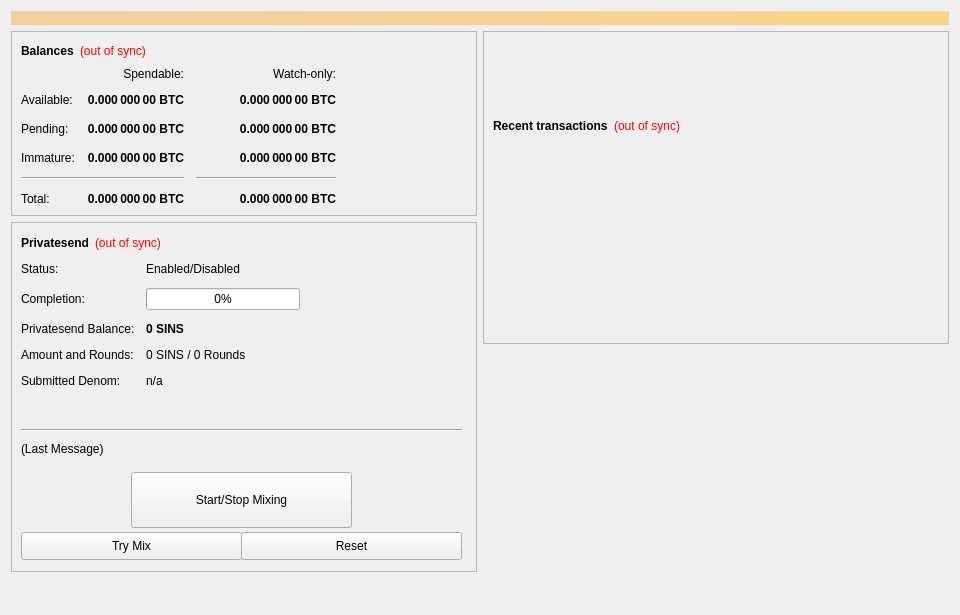
<?xml version="1.0" encoding="UTF-8"?>
<ui version="4.0">
 <class>OverviewPage</class>
 <widget class="QWidget" name="OverviewPage">
  <property name="geometry">
   <rect>
    <x>0</x>
    <y>0</y>
    <width>960</width>
    <height>615</height>
   </rect>
  </property>
  <property name="minimumSize">
   <size>
    <width>960</width>
    <height>0</height>
   </size>
  </property>
  <property name="windowTitle">
   <string>Form</string>
  </property>
  <layout class="QVBoxLayout" name="topLayout">
   <item>
    <widget class="QLabel" name="labelAlerts">
     <property name="visible">
      <bool>false</bool>
     </property>
     <property name="styleSheet">
      <string notr="true">background-color: qlineargradient(x1: 0, y1: 0, x2: 1, y2: 0, stop:0 #F0D0A0, stop:1 #F8D488); color:#000000;</string>
     </property>
     <property name="wordWrap">
      <bool>true</bool>
     </property>
     <property name="margin">
      <number>3</number>
     </property>
    </widget>
   </item>
   <item>
    <layout class="QHBoxLayout" name="horizontalLayout" stretch="1,1">
     <item>
      <layout class="QVBoxLayout" name="verticalLayout_2">
       <item>
        <widget class="QFrame" name="frame">
         <property name="frameShape">
          <enum>QFrame::StyledPanel</enum>
         </property>
         <property name="frameShadow">
          <enum>QFrame::Raised</enum>
         </property>
         <layout class="QVBoxLayout" name="verticalLayout_4">
          <item>
           <layout class="QHBoxLayout" name="horizontalLayout_4">
            <item>
             <widget class="QLabel" name="label_5">
              <property name="font">
               <font>
                <weight>75</weight>
                <bold>true</bold>
               </font>
              </property>
              <property name="text">
               <string>Balances</string>
              </property>
             </widget>
            </item>
            <item>
             <widget class="QLabel" name="labelWalletStatus">
              <property name="cursor">
               <cursorShape>WhatsThisCursor</cursorShape>
              </property>
              <property name="toolTip">
               <string>The displayed information may be out of date. Your wallet automatically synchronizes with the SafeInsure network after a connection is established, but this process has not completed yet.</string>
              </property>
              <property name="styleSheet">
               <string notr="true">QLabel { color: red; }</string>
              </property>
              <property name="text">
               <string notr="true">(out of sync)</string>
              </property>
              <property name="alignment">
               <set>Qt::AlignLeading|Qt::AlignLeft|Qt::AlignVCenter</set>
              </property>
             </widget>
            </item>
            <item>
             <spacer name="horizontalSpacer_3">
              <property name="orientation">
               <enum>Qt::Horizontal</enum>
              </property>
              <property name="sizeHint" stdset="0">
               <size>
                <width>40</width>
                <height>20</height>
               </size>
              </property>
             </spacer>
            </item>
           </layout>
          </item>
          <item>
           <layout class="QGridLayout" name="gridLayout">
            <property name="spacing">
             <number>12</number>
            </property>
            <item row="2" column="2">
             <widget class="QLabel" name="labelWatchPending">
              <property name="font">
               <font>
                <weight>75</weight>
                <bold>true</bold>
               </font>
              </property>
              <property name="cursor">
               <cursorShape>IBeamCursor</cursorShape>
              </property>
              <property name="toolTip">
               <string>Unconfirmed transactions to watch-only addresses</string>
              </property>
              <property name="text">
               <string notr="true">0.000 000 00 BTC</string>
              </property>
              <property name="alignment">
               <set>Qt::AlignRight|Qt::AlignTrailing|Qt::AlignVCenter</set>
              </property>
              <property name="textInteractionFlags">
               <set>Qt::LinksAccessibleByMouse|Qt::TextSelectableByKeyboard|Qt::TextSelectableByMouse</set>
              </property>
             </widget>
            </item>
            <item row="2" column="1">
             <widget class="QLabel" name="labelUnconfirmed">
              <property name="font">
               <font>
                <weight>75</weight>
                <bold>true</bold>
               </font>
              </property>
              <property name="cursor">
               <cursorShape>IBeamCursor</cursorShape>
              </property>
              <property name="toolTip">
               <string>Total of transactions that have yet to be confirmed, and do not yet count toward the spendable balance</string>
              </property>
              <property name="text">
               <string notr="true">0.000 000 00 BTC</string>
              </property>
              <property name="alignment">
               <set>Qt::AlignRight|Qt::AlignTrailing|Qt::AlignVCenter</set>
              </property>
              <property name="textInteractionFlags">
               <set>Qt::LinksAccessibleByMouse|Qt::TextSelectableByKeyboard|Qt::TextSelectableByMouse</set>
              </property>
             </widget>
            </item>
            <item row="3" column="2">
             <widget class="QLabel" name="labelWatchImmature">
              <property name="font">
               <font>
                <weight>75</weight>
                <bold>true</bold>
               </font>
              </property>
              <property name="cursor">
               <cursorShape>IBeamCursor</cursorShape>
              </property>
              <property name="toolTip">
               <string>Staked or masternode rewards in watch-only addresses that has not yet matured</string>
              </property>
              <property name="text">
               <string notr="true">0.000 000 00 BTC</string>
              </property>
              <property name="alignment">
               <set>Qt::AlignRight|Qt::AlignTrailing|Qt::AlignVCenter</set>
              </property>
              <property name="textInteractionFlags">
               <set>Qt::LinksAccessibleByMouse|Qt::TextSelectableByKeyboard|Qt::TextSelectableByMouse</set>
              </property>
             </widget>
            </item>
            <item row="4" column="0" colspan="2">
             <widget class="Line" name="lineSpendableBalance">
              <property name="orientation">
               <enum>Qt::Horizontal</enum>
              </property>
             </widget>
            </item>
            <item row="4" column="2">
             <widget class="Line" name="lineWatchBalance">
              <property name="sizePolicy">
               <sizepolicy hsizetype="Preferred" vsizetype="Fixed">
                <horstretch>0</horstretch>
                <verstretch>0</verstretch>
               </sizepolicy>
              </property>
              <property name="minimumSize">
               <size>
                <width>140</width>
                <height>0</height>
               </size>
              </property>
              <property name="orientation">
               <enum>Qt::Horizontal</enum>
              </property>
             </widget>
            </item>
            <item row="5" column="0">
             <widget class="QLabel" name="labelTotalText">
              <property name="text">
               <string>Total:</string>
              </property>
             </widget>
            </item>
            <item row="3" column="1">
             <widget class="QLabel" name="labelImmature">
              <property name="font">
               <font>
                <weight>75</weight>
                <bold>true</bold>
               </font>
              </property>
              <property name="cursor">
               <cursorShape>IBeamCursor</cursorShape>
              </property>
              <property name="toolTip">
               <string>Staked or masternode rewards that has not yet matured</string>
              </property>
              <property name="text">
               <string notr="true">0.000 000 00 BTC</string>
              </property>
              <property name="alignment">
               <set>Qt::AlignRight|Qt::AlignTrailing|Qt::AlignVCenter</set>
              </property>
              <property name="textInteractionFlags">
               <set>Qt::LinksAccessibleByMouse|Qt::TextSelectableByKeyboard|Qt::TextSelectableByMouse</set>
              </property>
             </widget>
            </item>
            <item row="2" column="3">
             <spacer name="horizontalSpacer_2">
              <property name="orientation">
               <enum>Qt::Horizontal</enum>
              </property>
              <property name="sizeHint" stdset="0">
               <size>
                <width>40</width>
                <height>20</height>
               </size>
              </property>
             </spacer>
            </item>
            <item row="3" column="0">
             <widget class="QLabel" name="labelImmatureText">
              <property name="text">
               <string>Immature:</string>
              </property>
             </widget>
            </item>
            <item row="5" column="1">
             <widget class="QLabel" name="labelTotal">
              <property name="font">
               <font>
                <weight>75</weight>
                <bold>true</bold>
               </font>
              </property>
              <property name="cursor">
               <cursorShape>IBeamCursor</cursorShape>
              </property>
              <property name="toolTip">
               <string>Your current total balance</string>
              </property>
              <property name="text">
               <string notr="true">0.000 000 00 BTC</string>
              </property>
              <property name="alignment">
               <set>Qt::AlignRight|Qt::AlignTrailing|Qt::AlignVCenter</set>
              </property>
              <property name="textInteractionFlags">
               <set>Qt::LinksAccessibleByMouse|Qt::TextSelectableByKeyboard|Qt::TextSelectableByMouse</set>
              </property>
             </widget>
            </item>
            <item row="5" column="2">
             <widget class="QLabel" name="labelWatchTotal">
              <property name="font">
               <font>
                <weight>75</weight>
                <bold>true</bold>
               </font>
              </property>
              <property name="cursor">
               <cursorShape>IBeamCursor</cursorShape>
              </property>
              <property name="toolTip">
               <string>Current total balance in watch-only addresses</string>
              </property>
              <property name="text">
               <string notr="true">0.000 000 00 BTC</string>
              </property>
              <property name="alignment">
               <set>Qt::AlignRight|Qt::AlignTrailing|Qt::AlignVCenter</set>
              </property>
              <property name="textInteractionFlags">
               <set>Qt::LinksAccessibleByMouse|Qt::TextSelectableByKeyboard|Qt::TextSelectableByMouse</set>
              </property>
             </widget>
            </item>
            <item row="0" column="2">
             <widget class="QLabel" name="labelWatchonly">
              <property name="text">
               <string>Watch-only:</string>
              </property>
              <property name="alignment">
               <set>Qt::AlignRight|Qt::AlignTrailing|Qt::AlignVCenter</set>
              </property>
             </widget>
            </item>
            <item row="1" column="0">
             <widget class="QLabel" name="labelBalanceText">
              <property name="text">
               <string>Available:</string>
              </property>
             </widget>
            </item>
            <item row="1" column="1">
             <widget class="QLabel" name="labelBalance">
              <property name="font">
               <font>
                <weight>75</weight>
                <bold>true</bold>
               </font>
              </property>
              <property name="cursor">
               <cursorShape>IBeamCursor</cursorShape>
              </property>
              <property name="toolTip">
               <string>Your current spendable balance</string>
              </property>
              <property name="text">
               <string notr="true">0.000 000 00 BTC</string>
              </property>
              <property name="alignment">
               <set>Qt::AlignRight|Qt::AlignTrailing|Qt::AlignVCenter</set>
              </property>
              <property name="textInteractionFlags">
               <set>Qt::LinksAccessibleByMouse|Qt::TextSelectableByKeyboard|Qt::TextSelectableByMouse</set>
              </property>
             </widget>
            </item>
            <item row="1" column="2">
             <widget class="QLabel" name="labelWatchAvailable">
              <property name="font">
               <font>
                <weight>75</weight>
                <bold>true</bold>
               </font>
              </property>
              <property name="cursor">
               <cursorShape>IBeamCursor</cursorShape>
              </property>
              <property name="toolTip">
               <string>Your current balance in watch-only addresses</string>
              </property>
              <property name="text">
               <string notr="true">0.000 000 00 BTC</string>
              </property>
              <property name="alignment">
               <set>Qt::AlignRight|Qt::AlignTrailing|Qt::AlignVCenter</set>
              </property>
              <property name="textInteractionFlags">
               <set>Qt::LinksAccessibleByMouse|Qt::TextSelectableByKeyboard|Qt::TextSelectableByMouse</set>
              </property>
             </widget>
            </item>
            <item row="2" column="0">
             <widget class="QLabel" name="labelPendingText">
              <property name="text">
               <string>Pending:</string>
              </property>
             </widget>
            </item>
            <item row="0" column="1">
             <widget class="QLabel" name="labelSpendable">
              <property name="text">
               <string>Spendable:</string>
              </property>
              <property name="alignment">
               <set>Qt::AlignRight|Qt::AlignTrailing|Qt::AlignVCenter</set>
              </property>
             </widget>
            </item>
           </layout>
          </item>
         </layout>
        </widget>
       </item>
       <item>
        <widget class="QFrame" name="framePrivatesend">
         <property name="minimumSize">
          <size>
           <width>0</width>
           <height>350</height>
          </size>
         </property>
         <property name="layoutDirection">
          <enum>Qt::LeftToRight</enum>
         </property>
         <property name="frameShape">
          <enum>QFrame::StyledPanel</enum>
         </property>
         <property name="frameShadow">
          <enum>QFrame::Raised</enum>
         </property>
         <widget class="QWidget" name="formLayoutWidget">
          <property name="geometry">
           <rect>
            <x>10</x>
            <y>40</y>
            <width>451</width>
            <height>161</height>
           </rect>
          </property>
          <layout class="QFormLayout" name="formLayout">
           <property name="fieldGrowthPolicy">
            <enum>QFormLayout::AllNonFixedFieldsGrow</enum>
           </property>
           <property name="horizontalSpacing">
            <number>11</number>
           </property>
           <property name="verticalSpacing">
            <number>12</number>
           </property>
           <item row="0" column="0">
            <widget class="QLabel" name="label_6">
             <property name="text">
              <string>Status:</string>
             </property>
            </widget>
           </item>
           <item row="1" column="0">
            <widget class="QLabel" name="label_7">
             <property name="text">
              <string>Completion:</string>
             </property>
            </widget>
           </item>
           <item row="1" column="1">
            <widget class="QProgressBar" name="privatesendProgress">
             <property name="maximumSize">
              <size>
               <width>154</width>
               <height>16777215</height>
              </size>
             </property>
             <property name="value">
              <number>0</number>
             </property>
            </widget>
           </item>
           <item row="2" column="0">
            <widget class="QLabel" name="labelAnonymizedText">
             <property name="text">
              <string>Privatesend Balance:</string>
             </property>
            </widget>
           </item>
           <item row="2" column="1">
            <widget class="QLabel" name="labelAnonymized">
             <property name="font">
              <font>
               <weight>75</weight>
               <bold>true</bold>
              </font>
             </property>
             <property name="text">
              <string notr="true">0 SINS</string>
             </property>
            </widget>
           </item>
           <item row="3" column="0">
            <widget class="QLabel" name="label_8">
             <property name="text">
              <string>Amount and Rounds:</string>
             </property>
            </widget>
           </item>
           <item row="3" column="1">
            <widget class="QLabel" name="labelAmountRounds">
             <property name="text">
              <string>0 SINS / 0 Rounds</string>
             </property>
            </widget>
           </item>
           <item row="4" column="0">
            <widget class="QLabel" name="label_9">
             <property name="text">
              <string>Submitted Denom:</string>
             </property>
            </widget>
           </item>
           <item row="4" column="1">
            <widget class="QLabel" name="labelSubmittedDenom">
             <property name="toolTip">
              <string>The denominations you submitted to the Masternode.&lt;br&gt;To mix, other users must submit the exact same denominations.</string>
             </property>
             <property name="text">
              <string>n/a</string>
             </property>
            </widget>
           </item>
           <item row="0" column="1">
            <widget class="QLabel" name="privatesendEnabled">
             <property name="text">
              <string>Enabled/Disabled</string>
             </property>
            </widget>
           </item>
          </layout>
         </widget>
         <widget class="QPushButton" name="runAutoDenom">
          <property name="geometry">
           <rect>
            <x>251</x>
            <y>17</y>
            <width>1</width>
            <height>1</height>
           </rect>
          </property>
          <property name="palette">
           <palette>
            <active>
             <colorrole role="WindowText">
              <brush brushstyle="SolidPattern">
               <color alpha="255">
                <red>0</red>
                <green>0</green>
                <blue>0</blue>
               </color>
              </brush>
             </colorrole>
             <colorrole role="Button">
              <brush brushstyle="SolidPattern">
               <color alpha="255">
                <red>239</red>
                <green>238</green>
                <blue>238</blue>
               </color>
              </brush>
             </colorrole>
             <colorrole role="Light">
              <brush brushstyle="SolidPattern">
               <color alpha="255">
                <red>255</red>
                <green>255</green>
                <blue>255</blue>
               </color>
              </brush>
             </colorrole>
             <colorrole role="Midlight">
              <brush brushstyle="SolidPattern">
               <color alpha="255">
                <red>247</red>
                <green>246</green>
                <blue>246</blue>
               </color>
              </brush>
             </colorrole>
             <colorrole role="Dark">
              <brush brushstyle="SolidPattern">
               <color alpha="255">
                <red>119</red>
                <green>119</green>
                <blue>119</blue>
               </color>
              </brush>
             </colorrole>
             <colorrole role="Mid">
              <brush brushstyle="SolidPattern">
               <color alpha="255">
                <red>159</red>
                <green>159</green>
                <blue>159</blue>
               </color>
              </brush>
             </colorrole>
             <colorrole role="Text">
              <brush brushstyle="SolidPattern">
               <color alpha="255">
                <red>0</red>
                <green>0</green>
                <blue>0</blue>
               </color>
              </brush>
             </colorrole>
             <colorrole role="BrightText">
              <brush brushstyle="SolidPattern">
               <color alpha="255">
                <red>255</red>
                <green>255</green>
                <blue>255</blue>
               </color>
              </brush>
             </colorrole>
             <colorrole role="ButtonText">
              <brush brushstyle="SolidPattern">
               <color alpha="255">
                <red>0</red>
                <green>0</green>
                <blue>0</blue>
               </color>
              </brush>
             </colorrole>
             <colorrole role="Base">
              <brush brushstyle="SolidPattern">
               <color alpha="255">
                <red>255</red>
                <green>255</green>
                <blue>255</blue>
               </color>
              </brush>
             </colorrole>
             <colorrole role="Window">
              <brush brushstyle="SolidPattern">
               <color alpha="255">
                <red>239</red>
                <green>238</green>
                <blue>238</blue>
               </color>
              </brush>
             </colorrole>
             <colorrole role="Shadow">
              <brush brushstyle="SolidPattern">
               <color alpha="255">
                <red>0</red>
                <green>0</green>
                <blue>0</blue>
               </color>
              </brush>
             </colorrole>
             <colorrole role="AlternateBase">
              <brush brushstyle="SolidPattern">
               <color alpha="255">
                <red>247</red>
                <green>246</green>
                <blue>246</blue>
               </color>
              </brush>
             </colorrole>
             <colorrole role="ToolTipBase">
              <brush brushstyle="SolidPattern">
               <color alpha="255">
                <red>255</red>
                <green>255</green>
                <blue>220</blue>
               </color>
              </brush>
             </colorrole>
             <colorrole role="ToolTipText">
              <brush brushstyle="SolidPattern">
               <color alpha="255">
                <red>0</red>
                <green>0</green>
                <blue>0</blue>
               </color>
              </brush>
             </colorrole>
            </active>
            <inactive>
             <colorrole role="WindowText">
              <brush brushstyle="SolidPattern">
               <color alpha="255">
                <red>0</red>
                <green>0</green>
                <blue>0</blue>
               </color>
              </brush>
             </colorrole>
             <colorrole role="Button">
              <brush brushstyle="SolidPattern">
               <color alpha="255">
                <red>239</red>
                <green>238</green>
                <blue>238</blue>
               </color>
              </brush>
             </colorrole>
             <colorrole role="Light">
              <brush brushstyle="SolidPattern">
               <color alpha="255">
                <red>255</red>
                <green>255</green>
                <blue>255</blue>
               </color>
              </brush>
             </colorrole>
             <colorrole role="Midlight">
              <brush brushstyle="SolidPattern">
               <color alpha="255">
                <red>247</red>
                <green>246</green>
                <blue>246</blue>
               </color>
              </brush>
             </colorrole>
             <colorrole role="Dark">
              <brush brushstyle="SolidPattern">
               <color alpha="255">
                <red>119</red>
                <green>119</green>
                <blue>119</blue>
               </color>
              </brush>
             </colorrole>
             <colorrole role="Mid">
              <brush brushstyle="SolidPattern">
               <color alpha="255">
                <red>159</red>
                <green>159</green>
                <blue>159</blue>
               </color>
              </brush>
             </colorrole>
             <colorrole role="Text">
              <brush brushstyle="SolidPattern">
               <color alpha="255">
                <red>0</red>
                <green>0</green>
                <blue>0</blue>
               </color>
              </brush>
             </colorrole>
             <colorrole role="BrightText">
              <brush brushstyle="SolidPattern">
               <color alpha="255">
                <red>255</red>
                <green>255</green>
                <blue>255</blue>
               </color>
              </brush>
             </colorrole>
             <colorrole role="ButtonText">
              <brush brushstyle="SolidPattern">
               <color alpha="255">
                <red>0</red>
                <green>0</green>
                <blue>0</blue>
               </color>
              </brush>
             </colorrole>
             <colorrole role="Base">
              <brush brushstyle="SolidPattern">
               <color alpha="255">
                <red>255</red>
                <green>255</green>
                <blue>255</blue>
               </color>
              </brush>
             </colorrole>
             <colorrole role="Window">
              <brush brushstyle="SolidPattern">
               <color alpha="255">
                <red>239</red>
                <green>238</green>
                <blue>238</blue>
               </color>
              </brush>
             </colorrole>
             <colorrole role="Shadow">
              <brush brushstyle="SolidPattern">
               <color alpha="255">
                <red>0</red>
                <green>0</green>
                <blue>0</blue>
               </color>
              </brush>
             </colorrole>
             <colorrole role="AlternateBase">
              <brush brushstyle="SolidPattern">
               <color alpha="255">
                <red>247</red>
                <green>246</green>
                <blue>246</blue>
               </color>
              </brush>
             </colorrole>
             <colorrole role="ToolTipBase">
              <brush brushstyle="SolidPattern">
               <color alpha="255">
                <red>255</red>
                <green>255</green>
                <blue>220</blue>
               </color>
              </brush>
             </colorrole>
             <colorrole role="ToolTipText">
              <brush brushstyle="SolidPattern">
               <color alpha="255">
                <red>0</red>
                <green>0</green>
                <blue>0</blue>
               </color>
              </brush>
             </colorrole>
            </inactive>
            <disabled>
             <colorrole role="WindowText">
              <brush brushstyle="SolidPattern">
               <color alpha="255">
                <red>119</red>
                <green>119</green>
                <blue>119</blue>
               </color>
              </brush>
             </colorrole>
             <colorrole role="Button">
              <brush brushstyle="SolidPattern">
               <color alpha="255">
                <red>239</red>
                <green>238</green>
                <blue>238</blue>
               </color>
              </brush>
             </colorrole>
             <colorrole role="Light">
              <brush brushstyle="SolidPattern">
               <color alpha="255">
                <red>255</red>
                <green>255</green>
                <blue>255</blue>
               </color>
              </brush>
             </colorrole>
             <colorrole role="Midlight">
              <brush brushstyle="SolidPattern">
               <color alpha="255">
                <red>247</red>
                <green>246</green>
                <blue>246</blue>
               </color>
              </brush>
             </colorrole>
             <colorrole role="Dark">
              <brush brushstyle="SolidPattern">
               <color alpha="255">
                <red>119</red>
                <green>119</green>
                <blue>119</blue>
               </color>
              </brush>
             </colorrole>
             <colorrole role="Mid">
              <brush brushstyle="SolidPattern">
               <color alpha="255">
                <red>159</red>
                <green>159</green>
                <blue>159</blue>
               </color>
              </brush>
             </colorrole>
             <colorrole role="Text">
              <brush brushstyle="SolidPattern">
               <color alpha="255">
                <red>119</red>
                <green>119</green>
                <blue>119</blue>
               </color>
              </brush>
             </colorrole>
             <colorrole role="BrightText">
              <brush brushstyle="SolidPattern">
               <color alpha="255">
                <red>255</red>
                <green>255</green>
                <blue>255</blue>
               </color>
              </brush>
             </colorrole>
             <colorrole role="ButtonText">
              <brush brushstyle="SolidPattern">
               <color alpha="255">
                <red>119</red>
                <green>119</green>
                <blue>119</blue>
               </color>
              </brush>
             </colorrole>
             <colorrole role="Base">
              <brush brushstyle="SolidPattern">
               <color alpha="255">
                <red>239</red>
                <green>238</green>
                <blue>238</blue>
               </color>
              </brush>
             </colorrole>
             <colorrole role="Window">
              <brush brushstyle="SolidPattern">
               <color alpha="255">
                <red>239</red>
                <green>238</green>
                <blue>238</blue>
               </color>
              </brush>
             </colorrole>
             <colorrole role="Shadow">
              <brush brushstyle="SolidPattern">
               <color alpha="255">
                <red>0</red>
                <green>0</green>
                <blue>0</blue>
               </color>
              </brush>
             </colorrole>
             <colorrole role="AlternateBase">
              <brush brushstyle="SolidPattern">
               <color alpha="255">
                <red>239</red>
                <green>238</green>
                <blue>238</blue>
               </color>
              </brush>
             </colorrole>
             <colorrole role="ToolTipBase">
              <brush brushstyle="SolidPattern">
               <color alpha="255">
                <red>255</red>
                <green>255</green>
                <blue>220</blue>
               </color>
              </brush>
             </colorrole>
             <colorrole role="ToolTipText">
              <brush brushstyle="SolidPattern">
               <color alpha="255">
                <red>0</red>
                <green>0</green>
                <blue>0</blue>
               </color>
              </brush>
             </colorrole>
            </disabled>
           </palette>
          </property>
          <property name="focusPolicy">
           <enum>Qt::NoFocus</enum>
          </property>
          <property name="autoFillBackground">
           <bool>true</bool>
          </property>
          <property name="text">
           <string/>
          </property>
          <property name="flat">
           <bool>true</bool>
          </property>
         </widget>
         <widget class="QPushButton" name="togglePrivatesend">
          <property name="geometry">
           <rect>
            <x>120</x>
            <y>250</y>
            <width>221</width>
            <height>56</height>
           </rect>
          </property>
          <property name="sizePolicy">
           <sizepolicy hsizetype="MinimumExpanding" vsizetype="Fixed">
            <horstretch>0</horstretch>
            <verstretch>0</verstretch>
           </sizepolicy>
          </property>
          <property name="text">
           <string>Start/Stop Mixing</string>
          </property>
         </widget>
         <widget class="Line" name="lineLastMessage">
          <property name="geometry">
           <rect>
            <x>10</x>
            <y>200</y>
            <width>441</width>
            <height>16</height>
           </rect>
          </property>
          <property name="orientation">
           <enum>Qt::Horizontal</enum>
          </property>
         </widget>
         <widget class="QLabel" name="privatesendStatus">
          <property name="geometry">
           <rect>
            <x>10</x>
            <y>220</y>
            <width>451</width>
            <height>61</height>
           </rect>
          </property>
          <property name="minimumSize">
           <size>
            <width>288</width>
            <height>43</height>
           </size>
          </property>
          <property name="text">
           <string>(Last Message)</string>
          </property>
          <property name="alignment">
           <set>Qt::AlignLeading|Qt::AlignLeft|Qt::AlignTop</set>
          </property>
          <property name="wordWrap">
           <bool>true</bool>
          </property>
         </widget>
         <widget class="QPushButton" name="privatesendAuto">
          <property name="geometry">
           <rect>
            <x>10</x>
            <y>310</y>
            <width>221</width>
            <height>28</height>
           </rect>
          </property>
          <property name="sizePolicy">
           <sizepolicy hsizetype="MinimumExpanding" vsizetype="Fixed">
            <horstretch>0</horstretch>
            <verstretch>0</verstretch>
           </sizepolicy>
          </property>
          <property name="toolTip">
           <string>Try to manually submit a Privatesend request.</string>
          </property>
          <property name="text">
           <string>Try Mix</string>
          </property>
         </widget>
         <widget class="QPushButton" name="privatesendReset">
          <property name="geometry">
           <rect>
            <x>230</x>
            <y>310</y>
            <width>221</width>
            <height>28</height>
           </rect>
          </property>
          <property name="sizePolicy">
           <sizepolicy hsizetype="MinimumExpanding" vsizetype="Fixed">
            <horstretch>0</horstretch>
            <verstretch>0</verstretch>
           </sizepolicy>
          </property>
          <property name="toolTip">
           <string>Reset the current status of Privatesend (can interrupt Privatesend if it's in the process of Mixing, which can cost you money!)</string>
          </property>
          <property name="autoFillBackground">
           <bool>false</bool>
          </property>
          <property name="text">
           <string>Reset</string>
          </property>
         </widget>
         <widget class="QWidget" name="layoutWidget">
          <property name="geometry">
           <rect>
            <x>10</x>
            <y>10</y>
            <width>431</width>
            <height>22</height>
           </rect>
          </property>
          <layout class="QHBoxLayout" name="horizontalLayout_5">
           <item>
            <widget class="QLabel" name="label_2">
             <property name="font">
              <font>
               <weight>75</weight>
               <bold>true</bold>
              </font>
             </property>
             <property name="text">
              <string>Privatesend</string>
             </property>
            </widget>
           </item>
           <item>
            <widget class="QLabel" name="labelPrivatesendSyncStatus">
             <property name="toolTip">
              <string>The displayed information may be out of date. Your wallet automatically synchronizes with the SafeInsure network after a connection is established, but this process has not completed yet.</string>
             </property>
             <property name="styleSheet">
              <string notr="true">QLabel { color: red; }</string>
             </property>
             <property name="text">
              <string notr="true">(out of sync)</string>
             </property>
             <property name="alignment">
              <set>Qt::AlignLeading|Qt::AlignLeft|Qt::AlignVCenter</set>
             </property>
            </widget>
           </item>
           <item>
            <spacer name="horizontalSpacer_4">
             <property name="orientation">
              <enum>Qt::Horizontal</enum>
             </property>
             <property name="sizeHint" stdset="0">
              <size>
               <width>40</width>
               <height>20</height>
              </size>
             </property>
            </spacer>
           </item>
          </layout>
         </widget>
        </widget>
       </item>
       <item>
        <spacer name="verticalSpacer">
         <property name="orientation">
          <enum>Qt::Vertical</enum>
         </property>
         <property name="sizeHint" stdset="0">
          <size>
           <width>20</width>
           <height>40</height>
          </size>
         </property>
        </spacer>
       </item>
      </layout>
     </item>
     <item>
      <layout class="QVBoxLayout" name="verticalLayout_3">
       <item>
        <widget class="QFrame" name="frame_2">
         <property name="frameShape">
          <enum>QFrame::StyledPanel</enum>
         </property>
         <property name="frameShadow">
          <enum>QFrame::Raised</enum>
         </property>
         <layout class="QVBoxLayout" name="verticalLayout">
          <item>
           <spacer name="verticalSpacer_3">
            <property name="orientation">
             <enum>Qt::Vertical</enum>
            </property>
            <property name="sizeType">
             <enum>QSizePolicy::Fixed</enum>
            </property>
            <property name="sizeHint" stdset="0">
             <size>
              <width>20</width>
              <height>75</height>
             </size>
            </property>
           </spacer>
          </item>
          <item>
           <layout class="QHBoxLayout" name="horizontalLayout_2">
            <item>
             <widget class="QLabel" name="label_4">
              <property name="font">
               <font>
                <weight>75</weight>
                <bold>true</bold>
               </font>
              </property>
              <property name="text">
               <string>Recent transactions</string>
              </property>
             </widget>
            </item>
            <item>
             <widget class="QLabel" name="labelTransactionsStatus">
              <property name="cursor">
               <cursorShape>WhatsThisCursor</cursorShape>
              </property>
              <property name="toolTip">
               <string>The displayed information may be out of date. Your wallet automatically synchronizes with the SafeInsure network after a connection is established, but this process has not completed yet.</string>
              </property>
              <property name="styleSheet">
               <string notr="true">QLabel { color: red; }</string>
              </property>
              <property name="text">
               <string notr="true">(out of sync)</string>
              </property>
              <property name="alignment">
               <set>Qt::AlignRight|Qt::AlignTrailing|Qt::AlignVCenter</set>
              </property>
             </widget>
            </item>
            <item>
             <spacer name="horizontalSpacer">
              <property name="orientation">
               <enum>Qt::Horizontal</enum>
              </property>
              <property name="sizeHint" stdset="0">
               <size>
                <width>40</width>
                <height>20</height>
               </size>
              </property>
             </spacer>
            </item>
           </layout>
          </item>
          <item>
           <widget class="QListView" name="listTransactions">
            <property name="styleSheet">
             <string notr="true">QListView { background: transparent; }</string>
            </property>
            <property name="frameShape">
             <enum>QFrame::NoFrame</enum>
            </property>
            <property name="verticalScrollBarPolicy">
             <enum>Qt::ScrollBarAlwaysOff</enum>
            </property>
            <property name="horizontalScrollBarPolicy">
             <enum>Qt::ScrollBarAlwaysOff</enum>
            </property>
            <property name="selectionMode">
             <enum>QAbstractItemView::NoSelection</enum>
            </property>
           </widget>
          </item>
         </layout>
        </widget>
       </item>
       <item>
        <spacer name="verticalSpacer_2">
         <property name="orientation">
          <enum>Qt::Vertical</enum>
         </property>
         <property name="sizeType">
          <enum>QSizePolicy::Expanding</enum>
         </property>
         <property name="sizeHint" stdset="0">
          <size>
           <width>20</width>
           <height>40</height>
          </size>
         </property>
        </spacer>
       </item>
      </layout>
     </item>
    </layout>
   </item>
  </layout>
 </widget>
 <resources/>
 <connections/>
</ui>
